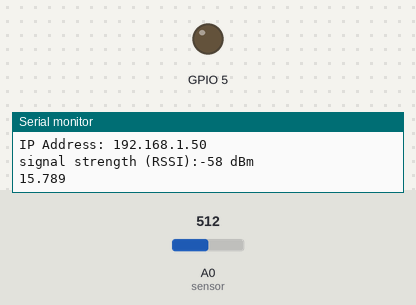
The sketch below on a simulated ESP8266 (NodeMCU). Shown: output pins drawn as LEDs (lit = HIGH), the last lines printed to the serial monitor. Inputs (shaded band) come from the test bench; at power-on: A0 (sensor) = 512. WiFi joins after 1.5 s; servers stay silent unless stated; uploads are accepted with an empty reply.

Above: at 13.5 s.
At 18.6 s:
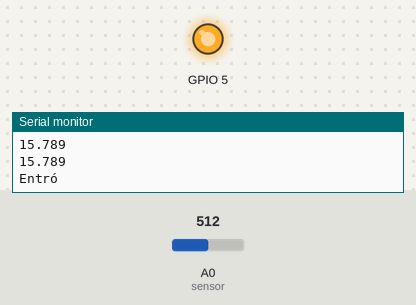
Timing chart, 0 to 25.8 s (numbered marks = the images above):
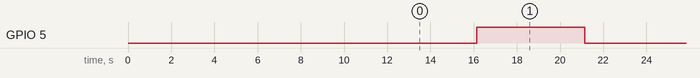

The sketch:

NodeMCU_IoT.ino
```cpp
//Libraries
//#include "MeanFilterLib.h"
#include <ESP8266WiFi.h>
#include <Time.h>
//#include <ArduinoJson.h>

//Pin I/O Labeling
#define CurrSensor 0  //IR distance sensor connected to Arduino analog pin 0

//MeanFilter<float> meanFilter(10);
//Constants
const unsigned long TPOST = 1000;  //Delay between TWX POST updates, 1000 milliseconds
const unsigned int sensorCount = 1;  //Number of sensor vars sent to TWX, 1 var
const char* ssid = "JDONADO"; //WiFi SSID
const char* password = "12345678"; //WiFi Pass
const char* host = "molpe.eafit.edu.co";  //TWX Host
const char* host_azure = "neutron.eafit.edu.co";
//Variables
//->WiFi Shield Vars
WiFiClient client;
WiFiClient sclient;
//->TWX Vars
float Sensibilidad=0.030736;
char appKey[] = "98a4eae5-d9cb-484f-aa34-857bfc7e934c"; //API Key from TWX
char thingName[] = "ailet_thing";  //Name of the thing in TWX
char serviceName[] = "setCurrent";  //Name of the service in TWX
char* propertyNames[] = {"current_value"};  //Vector Var names from TWX service inputs
float propertyValues[sensorCount]; //Vector for Var values
//char* writeNames[] = {"Write1", "Write2"};
//unsigned int Write1 = 0;  //Write1 value from twx (Electrovalve)
//unsigned int Write2 = 0;  //Write2 value from twx (Electrovalve)
//->Timing Vars
unsigned long lastConnectionTime = 0; //Last time you connected to the server, in milliseconds
unsigned int tiempoMax = 5000;
unsigned int t1;
unsigned int t2;
int relay = 5;
String devices[2];
//Subroutines & Functions
void printWifiStatus() {
  // print the SSID of the network you're attached to:
  Serial.print("SSID: ");
  Serial.println(WiFi.SSID());

  // print your WiFi shield's IP address:
  IPAddress ip = WiFi.localIP();
  Serial.print("IP Address: ");
  Serial.println(ip);

  // print the received signal strength:
  long rssi = WiFi.RSSI();
  Serial.print("signal strength (RSSI):");
  Serial.print(rssi);
  Serial.println(" dBm");
}

void WiFiInit() {
  // give the module time to boot up:
  delay(1000);

  // check for the presence of the shield:
  if (WiFi.status() == WL_NO_SHIELD) {
    Serial.println("WiFi shield not present");
    // don't continue:
    while (true);
  }

  // attempt to connect to Wifi network:
  while ( WiFi.status() != WL_CONNECTED) {
    Serial.print("Attempting to connect to SSID: ");
    Serial.println(ssid);
    // Connect to WPA/WPA2 network. Change this line if using open or WEP network:
    WiFi.begin(ssid, password);

    // wait 10 seconds for connection:
    delay(10000);
  }
  // you're connected now, so print out the status:
  printWifiStatus();
}

void POST_Azure(float values[]){
  String url = "/toymoodle/local/integracion_ayre/ailet_test/request_all.php?";
  url += "amps";
  url += "=";
  url += (values[0]);
  url += "&";
  url += "ailetID";
  url += "=";
  url += "02";
  url += "&";
  url += "device";
  url += "=";
  url += "Null";
  url += "&";
  url += "level";
  url += "=";
  url += "LOW";
  url += "&";
  url += "user";
  url += "=";
  url += "Felipe";

  if(client.connect(host_azure, 80)){
        client.print(String("POST ") + url + " HTTP/1.1\r\n" +
                 "Host: " + host_azure + "\r\n" +
                 "Content-Type: text/html\r\n\r\n");

    unsigned long timeout = millis();

    while (client.available() == 0) {
      if (millis() - timeout > 10000000) {
        Serial.println(">>> Client Timeout !");
        client.stop();
        return;
      }
    }
    int cont = 0;
     while (client.available()) {
      String line = client.readStringUntil('\r');
      cont++;
      if(cont==8){
        devices[0] = devices[1];
        devices[1] = line;
        Serial.print("Actual: ");
        Serial.println(devices[1]);
        Serial.print("Anterior: ");
        Serial.println(devices[0]);
      }
    }
  }

}

void setup() {
  pinMode(5,OUTPUT);
  digitalWrite(5,LOW);
  //Communications initialization
  Serial.begin(115200);
  WiFiInit();
  t1 = millis();
}

void loop() {
  propertyValues[0] = get_corriente(200);
  delay(500);
  t2 = millis();
  if((devices[0]== devices[1]) && (t2-t1 >= tiempoMax)){
    Serial.println("Entró");
    digitalWrite(5,HIGH);
    t1 = t2 = millis();
    while(t2 -t1 <= tiempoMax){
      t2=millis();
    }
    t1=millis();
  }
  digitalWrite(5,LOW);
  if (millis() - lastConnectionTime > TPOST) {
    POST_Azure(propertyValues);
    lastConnectionTime = millis();
    Serial.println(propertyValues[0],3);
  }
}

float get_corriente(int n_muestras)
{
  float voltajeSensor;
  float corriente=0;
  for(int i=0;i<n_muestras;i++)
  {
    voltajeSensor = analogRead(A0) * (3.3 / 1023.0);////lectura del sensor
    corriente=corriente+(voltajeSensor-1.170)/Sensibilidad; //Ecuación  para obtener la corriente
  }
  corriente=corriente/n_muestras;
  return(corriente+0.120);
}
```

Measured:
- by itself, GPIO 5: alternates HIGH for 5.0 s and LOW for 6.4 s
